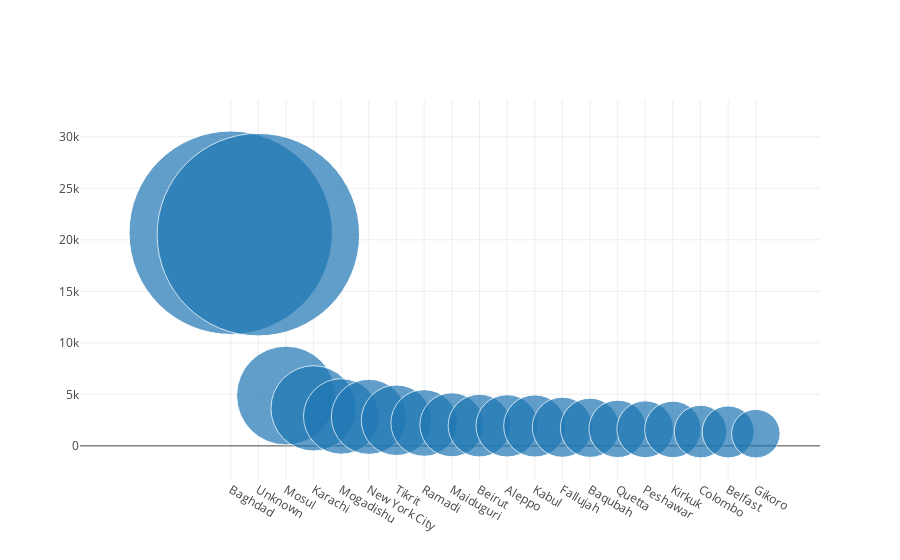

Source (notebook cell):
### Markdown cell above
Total confirmed fatalities as a direct result of attacks by Terrorists 
      ---
> **The number includes all victims and attackers who died as a direct result of the incident**

### Code cell
killed_terror = terror[['city','nkill']]
terror_filter = terror[['city','latitude','longitude']]
terror_filter = terror_filter[terror_filter['city']!='Unknown' ]
data = terror_filter[['city','latitude','longitude']]
terror_filter = terror_filter.drop_duplicates(subset=None, keep='first', inplace=False)
data_city = pd.DataFrame({
    'city':killed_terror.dropna().groupby(['city'])['nkill'].sum().index,
   'value':killed_terror.dropna().groupby(['city'])['nkill'].sum().values
})

data_city = data_city.sort_values(['value'], ascending=False)

data = [
    {
        'x': data_city['city'][0:20].values,
        'y': data_city['value'][0:20].values,
        'mode': 'markers',
        'marker': {
            'sizemode': 'area',
            'sizeref': 'sizeref',
            'size': data_city['value'][0:20]
              }
    }
]
iplot(data)

City_State = pd.merge(data_city, terror_filter, how='left', left_on='city', right_on='city')
City_State = City_State.drop_duplicates(subset='city', keep='first', inplace=False)
City_State = City_State.dropna()
count = City_State['value'].values
m = folium.Map(location=[28,2], tiles='stamentoner', zoom_start=2)
for i in range(0,100):
   folium.Circle(
      location=[City_State.iloc[i]['latitude'], City_State.iloc[i]['longitude']],
      #location=[20, 81],
      popup=City_State.iloc[i]['city'],
      radius=int(count[i])*100,
      color='crimson',
      fill=True,
      fill_color='crimson'
   ).add_to(m)
m

### Figure 1 — Plotly figure (JSON) as saved in the notebook; plotly's stock layout.template omitted (floating-point values rounded to 4 significant figures)
{"data": [{"marker": {"size": [20690, 20503, 4882, 3639, 2854, 2819, 2485, 2221, 2044, 1963, 1940, 1929, 1807, 1753, 1649, 1613, 1595, 1386, 1354, 1180], "sizemode": "area", "sizeref": "sizeref"}, "mode": "markers", "x": ["Baghdad", "Unknown", "Mosul", "Karachi", "Mogadishu", "New York City", "Tikrit", "Ramadi", "Maiduguri", "Beirut", "Aleppo", "Kabul", "Fallujah", "Baqubah", "Quetta", "Peshawar", "Kirkuk", "Colombo", "Belfast", "Gikoro"], "y": [20690, 20503, 4882, 3639, 2854, 2819, 2485, 2221, 2044, 1963, 1940, 1929, 1807, 1753, 1649, 1613, 1595, 1386, 1354, 1180]}], "layout": {}}
